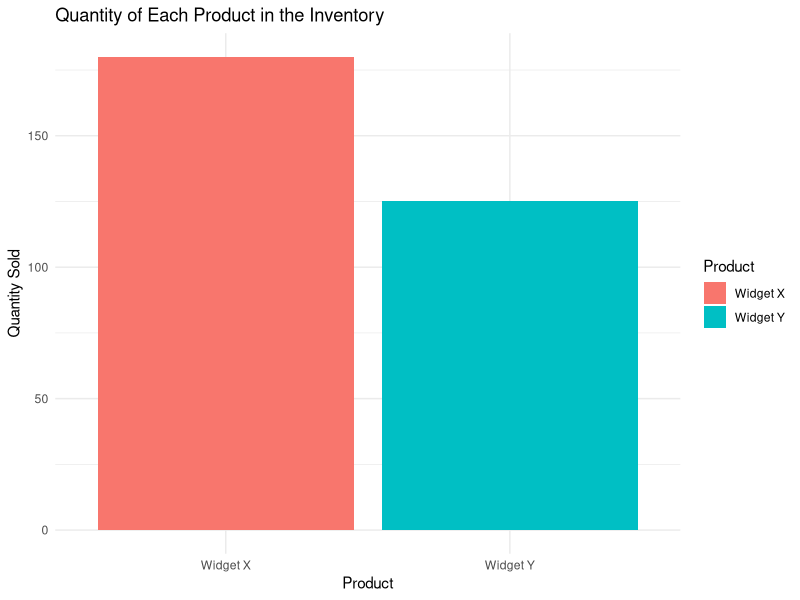
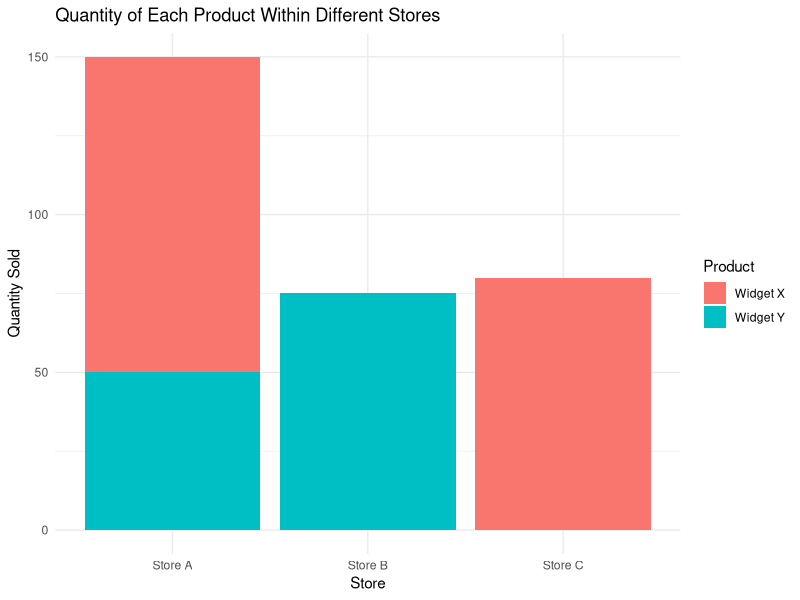
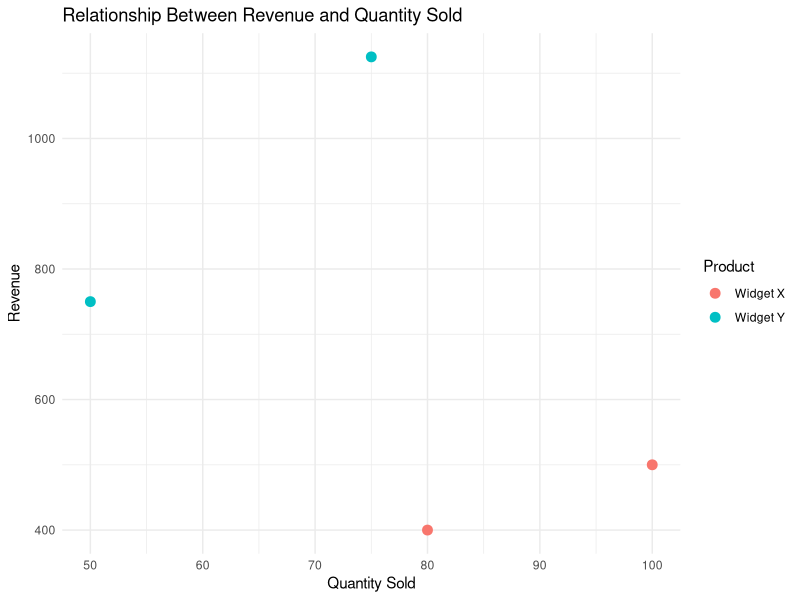

Write the R code that produced these figures, in order.
# Sales data
sales_data <- data.frame(
  Store = c("Store A", "Store B", "Store A", "Store C"),
  Product = c("Widget X", "Widget Y", "Widget Y", "Widget X"),
  Quantity_Sold = c(100, 75, 50, 80),
  Revenue = c(500.00, 1125.00, 750.00, 400.00)
)

# Load necessary libraries
library(ggplot2)

# a. Bar chart for the quantity of each product in the inventory
bar_chart_quantity <- ggplot(sales_data, aes(x = Product, y = Quantity_Sold, fill = Product)) +
  geom_bar(stat = "identity") +
  labs(title = "Quantity of Each Product in the Inventory",
       x = "Product",
       y = "Quantity Sold",
       fill = "Product") +
  theme_minimal()

print(bar_chart_quantity)

# b. Stacked bar chart for the quantity of each product within different stores
stacked_bar_chart <- ggplot(sales_data, aes(x = Store, y = Quantity_Sold, fill = Product)) +
  geom_bar(stat = "identity") +
  labs(title = "Quantity of Each Product Within Different Stores",
       x = "Store",
       y = "Quantity Sold",
       fill = "Product") +
  theme_minimal()

print(stacked_bar_chart)

# c. Scatter plot for the relationship between Revenue and quantity available
scatter_plot <- ggplot(sales_data, aes(x = Quantity_Sold, y = Revenue, color = Product)) +
  geom_point(size = 3) +
  labs(title = "Relationship Between Revenue and Quantity Sold",
       x = "Quantity Sold",
       y = "Revenue",
       color = "Product") +
  theme_minimal()

print(scatter_plot)
